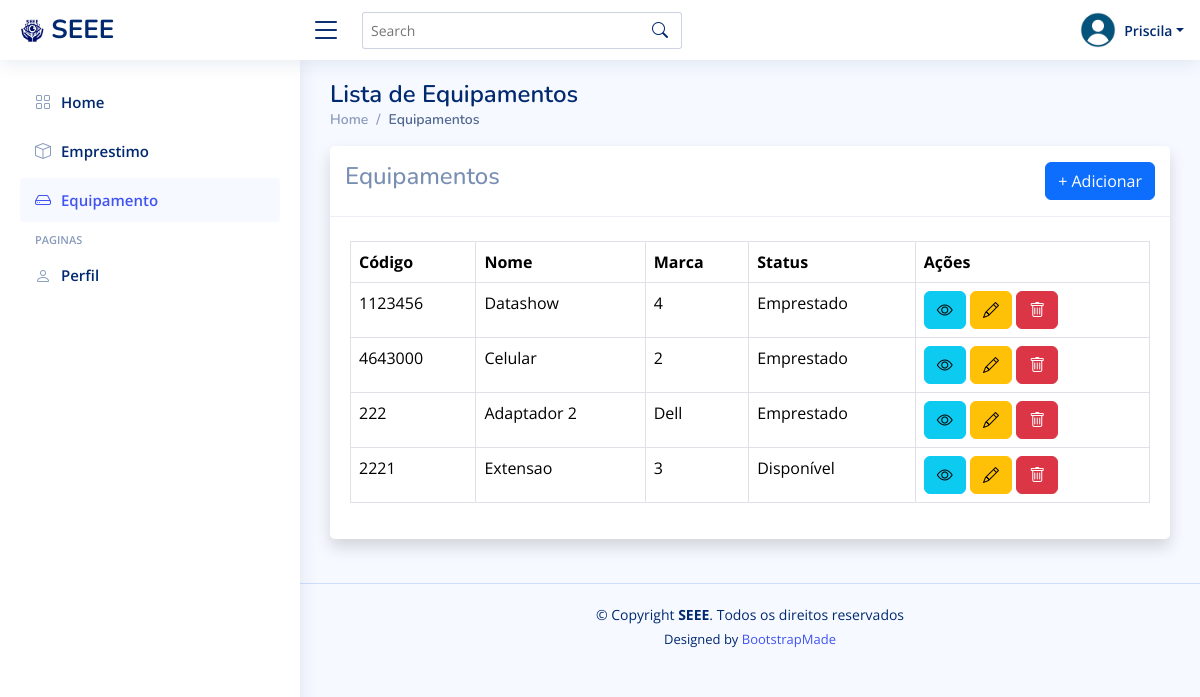
Page /equipamento/ (signed in) on the committed database.
### equipamento/models.py (models this page shows, shortened)
class Equipamento(models.Model):
    nome = models.CharField(max_length=100)
    codigo = models.CharField(max_length=50, unique=True)
    marca = models.CharField(max_length=50)
    status = models.PositiveIntegerField(choices=[(1, 'Disponível'), (2, 'Emprestado'), (3, 'Em Manutenção')], default=1)

### equipamento/views.py (the view)
# urls.py: path('', views.listar_equipamentos, name='listar_equipamentos'),
@login_required
def listar_equipamentos(request):
    equipamentos = Equipamento.objects.all()
    return render(request, 'equipamento/listar_equipamentos.html', {'equipamentos': equipamentos})

### funcionario/contextProcess.py (called while the page is built)
def user_group_context(request):
    user = request.user
    isAdmin = user.groups.filter(name='Admin').exists()
    isFuncionario = user.groups.filter(name='Funcionarios').exists()
    return {
        'isAdmin': isAdmin,
        'isDuncionario': isFuncionario,
    }

### templates/equipamento/listar_equipamentos.html (shortened to what this page needs)
{% extends 'funcionario/_base.html' %}
{% block content %}
<div class="pagetitle">
    <h1>Lista de Equipamentos</h1>
    <nav>
      <ol class="breadcrumb">
        <li class="breadcrumb-item"><a href="/funcionario/">Home</a></li>
        <li class="breadcrumb-item active">Equipamentos</li>
      </ol>
    </nav>
  </div>
<div class="card shadow mb-4">
    <div class="card-header py-3 d-sm-flex align-items-center justify-content-between mb-4">
        <h4>Equipamentos</h4>
        <a class="btn btn-primary" href="{% url 'criar_equipamento' %}">+ Adicionar</a>
    </div>
    <div class="card-body">
        <div class="table-responsive">
            <table class="table table-bordered">
              <thead>
                <tr>
                  <th>Código</th>
                  <th>Nome</th>
                  <th>Marca</th>
                  <th>Status</th>
                  <th>Ações</th>
                </tr>
              </thead>
              <tbody>
                {% for equipamento in equipamentos %}
                  <tr>
                    <td>{{ equipamento.codigo }}</td>
                    <td>{{ equipamento.nome }}</td>
                    <td>{{ equipamento.marca }}</td>
                    <td>{{ equipamento.get_status_display }}</td>
                    <td>
                      <a class="btn btn-info" href="{% url 'detalhar_equipamento' equipamento.id %}" data-bs-toggle="tooltip" data-bs-placement="top" title="Ver detalhes"><i class="bi bi-eye"></i></a>
                      <a class="btn btn-warning" href="{% url 'editar_equipamento' equipamento.id %}" data-bs-toggle="tooltip" data-bs-placement="top" title="Editar"><i class="bi bi-pencil"></i></a>
                      <button type="button" class="btn btn-danger" data-bs-toggle="modal" data-bs-target="#basicModal-{{ equipamento.id }}"><i class="bi bi-trash"></i></button>
                    </td>
                  </tr>
                {% endfor %}
              </tbody>
            </table>
        </div>
    </div>
</div>
{% endblock %}

### templates/funcionario/_base.html (shortened to what this page needs)
{% load static %}
<!DOCTYPE html>
<html lang="pt-br">
<head>
  <link href="{% static 'assets/vendor/bootstrap/css/bootstrap.min.css' %}" rel="stylesheet">
  <link href="{% static 'assets/vendor/bootstrap-icons/bootstrap-icons.css' %}" rel="stylesheet">
  <link href="{% static 'assets/vendor/boxicons/css/boxicons.min.css' %}" rel="stylesheet">
  <link href="{% static 'assets/vendor/quill/quill.snow.css' %}" rel="stylesheet">
  <link href="{% static 'assets/vendor/quill/quill.bubble.css' %}" rel="stylesheet">
  <link href="{% static 'assets/vendor/remixicon/remixicon.css' %}" rel="stylesheet">
  <link href="{% static 'assets/vendor/simple-datatables/style.css' %}" rel="stylesheet">
  <link href="{% static 'assets/css/style.css' %}" rel="stylesheet">
</head>
<body>
  <header id="header" class="header fixed-top d-flex align-items-center">
    <div class="d-flex align-items-center justify-content-between">
      <a href="/funcionario/" class="logo d-flex align-items-center">
        <img src="{% static 'assets/img/SEEE.png' %}" alt="">
        <span class="d-none d-lg-block">SEEE</span>
      </a>
      <i class="bi bi-list toggle-sidebar-btn"></i>
    </div>
    <div class="search-bar">
      <form class="search-form d-flex align-items-center" method="POST" action="#">
        <input type="text" name="query" placeholder="Search" title="Enter search keyword">
        <button type="submit" title="Search"><i class="bi bi-search"></i></button>
      </form>
    </div>
    <nav class="header-nav ms-auto">
      <ul class="d-flex align-items-center">
        <li class="nav-item dropdown pe-3">
          <a class="nav-link nav-profile d-flex align-items-center pe-0" href="#" data-bs-toggle="dropdown">
            <img src="{% static 'assets/img/profile.png' %}" alt="Profile" class="rounded-circle">
            <span class="d-none d-md-block dropdown-toggle ps-2">{{ user.username }}</span>
          </a>
        </li>
      </ul>
    </nav>
  </header>
  {% include 'funcionario/sidebar.html'%}
  <main id="main" class="main">
    {% block content %}
    {% endblock %}
  </main>
  <footer id="footer" class="footer">
    <div class="copyright">
      &copy; Copyright <strong><span>SEEE</span></strong>. Todos os direitos reservados
    </div>
    <div class="credits">
      Designed by <a href="https://bootstrapmade.com/">BootstrapMade</a>
    </div>
  </footer>
</body>
</html>

### static/assets/css/style.css (style rules this page uses)
:root { scroll-behavior: smooth; }
body { font-family: "Open Sans", sans-serif; background: #f6f9ff; color: #444444; }
a { color: #4154f1; text-decoration: none; }
h1, h2, h3, h4, h5, h6 { font-family: "Nunito", sans-serif; }
#main { margin-top: 60px; padding: 20px 30px; transition: all 0.3s; }
.pagetitle { margin-bottom: 10px; }
.pagetitle h1 { font-size: 24px; margin-bottom: 0; font-weight: 600; color: #012970; }
.card { margin-bottom: 30px; border: none; border-radius: 5px; box-shadow: 0px 0 30px rgba(1, 41, 112, 0.1); }
.card-header, .card-footer { border-color: #ebeef4; background-color: #fff; color: #798eb3; padding: 15px; }
.card-body { padding: 0 20px 20px 20px; }
.breadcrumb { font-size: 14px; font-family: "Nunito", sans-serif; color: #899bbd; font-weight: 600; }
.breadcrumb a { color: #899bbd; transition: 0.3s; }
.breadcrumb .breadcrumb-item::before { color: #899bbd; }
.breadcrumb .active { color: #51678f; font-weight: 600; }
.logo { line-height: 1; }
@media (min-width: 1200px) { .logo { width: 280px; } }
.logo img { max-height: 26px; margin-right: 6px; }
.logo span { font-size: 26px; font-weight: 700; color: #012970; font-family: "Nunito", sans-serif; }
.header { transition: all 0.5s; z-index: 997; height: 60px; box-shadow: 0px 2px 20px rgba(1, 41, 112, 0.1); background-color: #fff; padding-left: 20px; }
.header .toggle-sidebar-btn { font-size: 32px; padding-left: 10px; cursor: pointer; color: #012970; }
.header .search-bar { min-width: 360px; padding: 0 20px; }
.header .search-form { width: 100%; }
.header .search-form input { border: 0; font-size: 14px; color: #012970; border: 1px solid rgba(1, 41, 112, 0.2); padding: 7px 38px 7px 8px; border-radius: 3px; transition: 0.3s; width: 100%; }
.header .search-form button { border: 0; padding: 0; margin-left: -30px; background: none; }
.header .search-form button i { color: #012970; }
.header-nav ul { list-style: none; }
.header-nav>ul { margin: 0; padding: 0; }
.header-nav .nav-profile { color: #012970; }
.header-nav .nav-profile img { max-height: 36px; }
.header-nav .nav-profile span { font-size: 14px; font-weight: 600; }
@media (min-width: 1200px) { #main, #footer { margin-left: 300px; } }
.footer { padding: 20px 0; font-size: 14px; transition: all 0.3s; border-top: 1px solid #cddfff; }
.footer .copyright { text-align: center; color: #012970; }
.footer .credits { padding-top: 5px; text-align: center; font-size: 13px; color: #012970; }

### rows in the picture
Equipamento: codigo "1123456", nome "Datashow", marca "4", status "Emprestado"
Equipamento: codigo "4643000", nome "Celular", marca "2", status "Emprestado"
Equipamento: codigo "222", nome "Adaptador 2", marca "Dell", status "Emprestado"
Equipamento: codigo "2221", nome "Extensao", marca "3", status "Disponível"

### other values in the picture
{{ user.username }} "Priscila"
